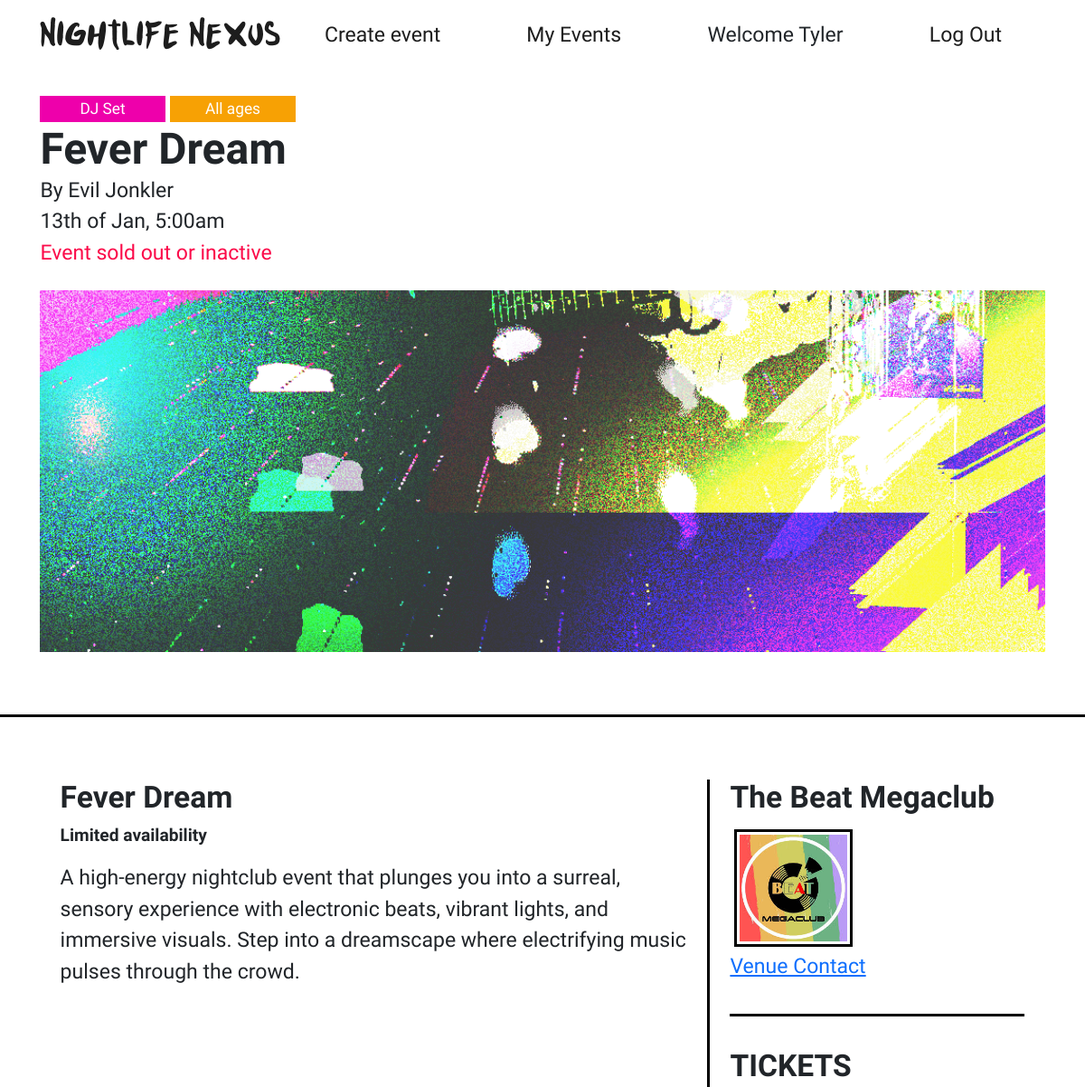
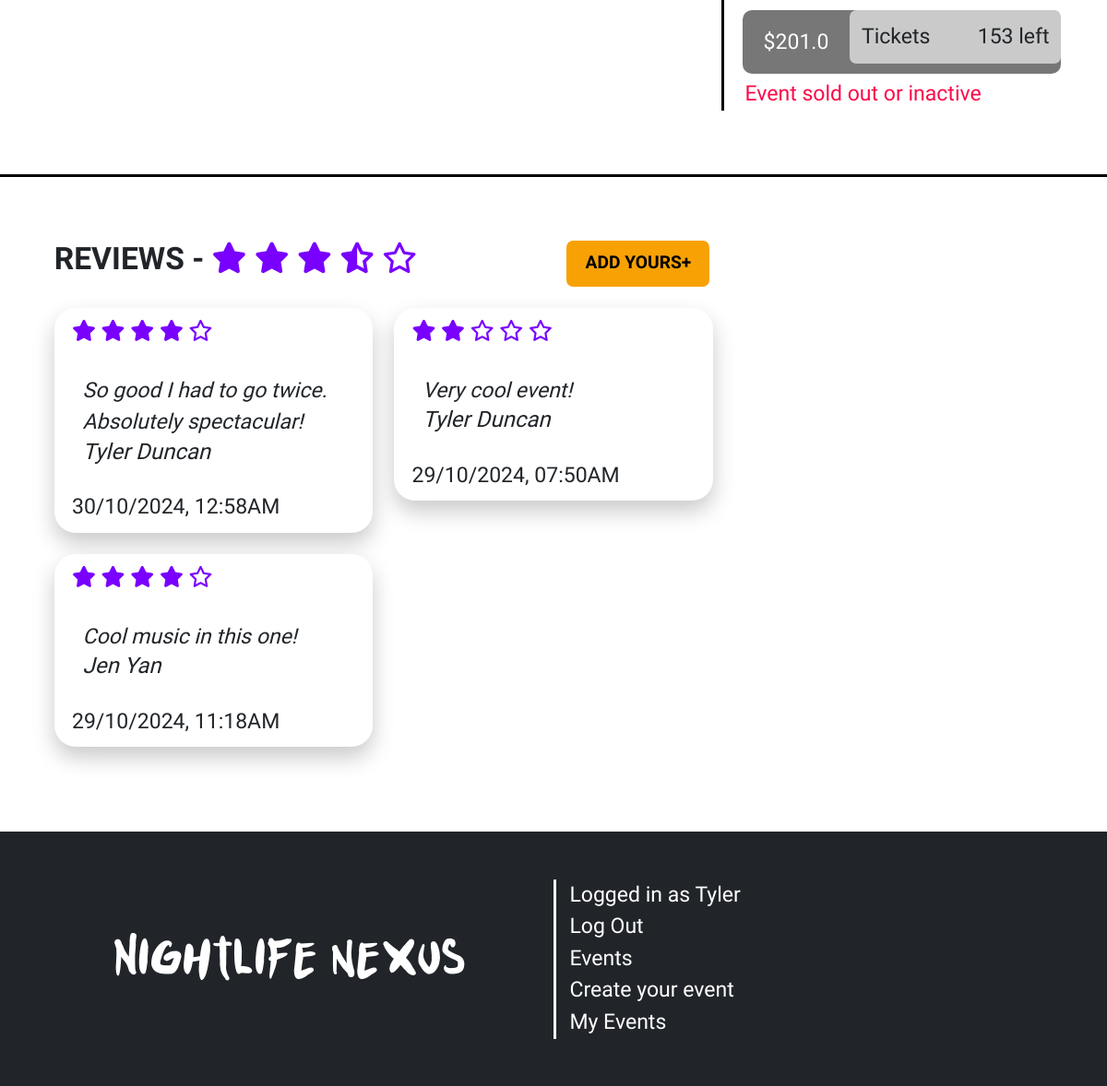
Screenshot of /events/2 (signed in) with the database file from the repository (2 pictures, top to bottom).
### website/models.py (models this page shows, shortened)
class User(db.Model, UserMixin):
    __tablename__ = 'users'
    id = db.Column(db.Integer, primary_key=True)
    first_name = db.Column(db.String(50), nullable=False)
    surname = db.Column(db.String(50), nullable=False)
    email = db.Column(db.String(120), unique=True, nullable=False)
    password = db.Column(db.String(255), nullable=False)  # Make sure to hash passwords in practice
    contact_number = db.Column(db.String(15), nullable=False)
    street_address = db.Column(db.String(255), nullable=False)

class Events(db.Model):
    __tablename__ = 'events'
    id = db.Column(db.Integer, primary_key=True)
    title = db.Column(db.String(50), nullable=False)
    desc = db.Column(db.String(200), nullable=False)
    image = db.Column(db.String(100), nullable=False)  # Store the image file path
    date = db.Column(db.Integer, nullable=False)       # Store the selected date of the event
    month = db.Column(db.String(3), nullable=False)    # Store the selected month ('Jan', 'Feb')
    nightclub = db.Column(db.String(50), nullable=False)
    event_type = db.Column(db.String(50), nullable=False)
    age_range = db.Column(db.String(50), nullable=False)
    user_id = db.Column(db.Integer, db.ForeignKey('users.id'))
    time = db.Column(db.String(7), nullable=False)
    price = db.Column(db.Float(2), nullable=False)
    tickets = db.Column(db.Integer, nullable=False)

class Review(db.Model):
    __tablename__ = 'reviews'
    id = db.Column(db.Integer, primary_key=True)
    rating = db.Column(db.Integer, nullable=False)
    review_text = db.Column(db.String(500), nullable=False)
    author = db.Column(db.String(100), nullable=False, default='Anonymous')
    date_posted = db.Column(db.DateTime, default=datetime.utcnow())
    user_id = db.Column(db.Integer, db.ForeignKey('users.id'), nullable=False)  # Linking to the User model
    event_id = db.Column(db.Integer, db.ForeignKey('events.id'), nullable=False)  # Linking to the Events model

### website/events.py (the view)
@event_bp.route('/<id>')
def show(id):
    bookingForm = BookEvent()
    event = db.session.scalar(db.select(Events).where(Events.id == id))
    creator = db.session.scalar(db.select(User).where(User.id == event.user_id))
    status = inactive(event.date, event.month)
    event.date = ordinal(event.date)
    reviews = Review.query.filter_by(event_id=id).order_by(Review.date_posted.desc()).all()
    sum = 0
    avg = 0
    if reviews:
        for i in reviews:
           sum += i.rating
        avg = round((sum / len(reviews))*2)/2
    if not event:
        abort(404)
    return render_template('events/event.html', event=event, form=bookingForm, creator=creator, reviews=reviews, inactive=status, reviewAvg=avg )

### website/__init__.py (called while the page is built)
def inactive(date, month):
   months = ['Jan','Feb','Mar','Apr','May','Jun','Jul','Aug','Sep','Oct','Nov','Dec']
   curr = datetime.today().strftime('%Y-%m-%d')
   eventDate = datetime.strptime(f'{date}/{months.index(month)+1}/{curr[:4]}', "%d/%m/%Y")
   if datetime.now().date() > eventDate.date():
      return True
   else:
      return False

def ordinal(n: int):
    if 11 <= (n % 100) <= 13:
        suffix = 'th'
    else:
        suffix = ['th', 'st', 'nd', 'rd', 'th'][min(n % 10, 4)]
    return str(n) + suffix

def create_app():
    app = Flask(__name__)  # This is the name of the module/package that is calling this app
    app.debug = True
    app.secret_key = 'somesecretkey'
    app.config['SQLALCHEMY_DATABASE_URI'] = 'sqlite:///event_booking.db'  # Use one database
    app.config['SQLALCHEMY_TRACK_MODIFICATIONS'] = False  # To suppress SQLAlchemy warning
    db.init_app(app)
    Bootstrap5(app)
    login_manager = LoginManager()
    login_manager.login_view = 'auth.login'
    login_manager.init_app(app)
    from .models import User
    @login_manager.user_loader
    def load_user(user_id):
        return db.session.scalar(db.select(User).where(User.id == user_id))
    from . import views
    app.register_blueprint(views.main_bp)
    from . import events
    app.register_blueprint(events.event_bp)
    from . import auth
    app.register_blueprint(auth.auth_bp)
    return app

### website/templates/events/event.html (shortened to what this page needs)
{% extends 'base.html' %}
{% from 'bootstrap5/form.html' import render_form %}
{% block content %}
<div class="event">
    <div class="container">
        <div class="row">
            <div class="col">
                <span class="badge ev-{{ event.event_type}}">
                    {% if event.event_type == 'theme' %}Themed Party{% elif event.event_type == 'rave' %}Rave{% else %}DJ Set{% endif %}
                </span>
                <span class="badge age-{{ event.age_range }}">
                    {% if event.age_range == 'ov18' %}Over 18s{% elif event.age_range == 'un18' %}Under 18s{% else %}All ages{% endif %}
                </span>
                <h1>{{ event.title }}</h1>
                <p>By {{ creator.first_name }} {{ creator.surname }}</p>
                <p>{{ event.date }} of {{ event.month }}, {{ event.time }}</p>
                {% if event.tickets == 0 or inactive %}
                <p style="color: var(--main-red)">Event sold out or inactive</p>
                {% endif %}
                <div class="bg-event" style="background-image: url({{event.image}})"></div>
            </div>
        </div>
    </div>
    <div class="border-top"></div>
    <div class="container">
        <div class="row row-spacing">
            <div class="col-lg-8 border-end">
                <h3>{{event.title}}</h3>
                {% if event.tickets == 0 %}
                <h6 style="color: var(--main-red)">Event sold out</h6>
                {% else %}
                <h6>Limited availability</h6>
                {% endif %}
                <p>{{event.desc}}<br><br></p>
            </div>
            <div class="col-lg-4">
                <div class="row">
                    <div class="col">
                        <h3>{{event.nightclub}}</h3>
                        <div class="d-flex">
                            <img class="img-thumbnail" src="/static/img/{{ event.nightclub }}.jpg">
                        </div>
                        <a href="https://www.youtube.com/watch?v=yfvNM_opeJc">Venue Contact</a>
                    </div>
                </div>
                <div class="border-top spacing"></div>
                <div class="row tickets">
                    <h3>TICKETS</h3>
                    {% if event.tickets == 0 or inactive %}
                        <span class="btn-ticket disabled">
                            ${{ event.price }}
                            <button type="button" class="btn">
                                <span class="float-start">Tickets</span>
                                <span class="float-end">{{ event.tickets }} left</span>
                            </button>
                        </span>
                        <p style="color: var(--main-red)">Event sold out or inactive</p>
                    {% endif %}
                </div>
            </div>
        </div>
    </div>
    <div class="border-top spacing"></div>
    <div class="container">
        <div class="row row-spacing">
            <div class="col-md-6">
                <h3>REVIEWS -
                {% if reviews %}
                    {% for i in range(1,6) %}
                    <i class="{% if (reviewAvg-i) == -0.5 %}fa-solid fa-star-half-stroke{% elif reviewAvg >= i %}fa-solid fa-star{%else%}fa-regular fa-star{%endif%}"></i>
                    {% endfor %}
                {% else %}
                    No reviews
                {% endif %}
                </h3>
            </div>
            <div class="col-md-6">
                <button class="btn btn-review" type="button" data-bs-toggle="collapse" data-bs-target="#addReview" aria-expanded="false" aria-controls="addReview">Add yours</button>
            </div>
            <div class="col-md-12 reviews">
                {% for review in reviews %}
                    <div class="card">
                        <div class="card-header">
                            {% for i in range(1, 6) %}
                                <i class="fa {% if i <= review.rating %}fa-solid{% else %}fa-regular{% endif %} fa-star"></i>
                            {% endfor %}
                        </div>
                        <div class="card-body">
                            <p>{{ review.review_text }}</p>
                            <h5>{{ review.author }}</h5>
                        </div>
                        <div class="card-footer d-flex align-items-center">
                            <div class="d-flex flex-column">
                                <p>{{ review.date_posted.strftime('%d/%m/%Y, %I:%M%p') }}</p>
                            </div>
                        </div>
                    </div>
                {% endfor %}
            </div>
        </div>
    </div>
</div>
{% endblock %}

### website/templates/base.html (shortened to what this page needs)
<html lang="en">
<head>
    <link href="https://cdn.jsdelivr.net/npm/bootstrap@5.3.3/dist/css/bootstrap.min.css" rel="stylesheet">
    <link href="/static/style/style.css" rel="stylesheet">
</head>
<body>
    <main class="{{background}}">
        <header class="navbar navbar-expand-lg flex-column">
            <div class="container">
                <a href="/"><h3 class="logo">Nightlife Nexus</h3></a>
                <div class="collapse navbar-collapse" id="navbar">
                    <ul class="navbar-nav nav w-100">
                        <li class="nav-item flex-fill"><a href="{{ url_for('events.create') }}">Create event</a></li>
                        <li class="nav-item flex-fill"><a href="{{ url_for('events.bookings') }}">My Events</a></li>
                        {% if current_user.is_authenticated %}
                        <li class="nav-item flex-fill"><p style="margin: 0">Welcome {{current_user.first_name}}</p></li>
                        <li class="nav-item flex-fill"><a href="{{ url_for('auth.logout') }}">Log Out</a></li>
                        {% else %}
                        <li class="nav-item flex-fill"><a href="{{ url_for('auth.register') }}">Register</a></li>
                        <li class="nav-item flex-fill"><a href="{{ url_for('auth.login') }}">Log In</a></li>
                        {% endif %}
                    </ul>
                </div>
            </div>
        </header>
        {% block content %}
        {% endblock %}
    </main>
    <footer>
        <div class="container">
            <div class="row align-items-center">
                <div class="col-md-6 d-flex justify-content-center align-items-center">
                    <h1 class="logo">Nightlife nexus</h1>
                </div>
                <div class="col-md-6 d-flex border-start align-items-center">
                    <ul class="list-group list-group-flush">
                        {% if current_user.is_authenticated %}
                        <li class="list-group-item"><p style="margin:0; color: white">Logged in as {{current_user.first_name}}</p></li>
                        <li class="list-group-item"><a href="{{ url_for('auth.logout') }}">Log Out</a></li>
                        {% else %}
                        <li class="list-group-item"><a href="{{ url_for('auth.login') }}">Log In</a></li>
                        {% endif %}
                        <li class="list-group-item"><a href="/">Events</a></li>
                        <li class="list-group-item"><a href="/events/create">Create your event</a></li>
                        <li class="list-group-item"><a href="/bookings">My Events</a></li>
                    </ul>
                </div>
            </div>
        </div>
    </footer>
</body>
</html>

### website/static/style/style.css (style rules this page uses)
:root { --main-blue: #0083ff; --main-purple: #7900ff; --main-pink: #ee00ab; --main-green: #00eeb1; --main-yellow: #f7e204; --main-red: #fb0a49; --main-orange: #f7a104; --purple-2: #4b3bff; --main-grey: #cacaca; }
html, body { font-family: "Lexend", sans-serif; font-weight: 400; font-size: 1.2em; min-height: 100vh; }
.navbar { text-align: center; padding: 1rem; }
.navbar a, .navbar button { transition: 200ms ease-in-out; color: #1d1d1d; text-decoration: none; }
footer a, footer button { transition: 200ms ease-in-out; }
.logo { font-family: "Punkboy"; margin: 0; text-align: center; }
h1, h2, h3 { font-family: "Lexend Exa", system-ui; font-optical-sizing: auto; font-weight: 700; font-style: normal; }
footer { background: var(--bs-body-color); min-height: 12em; display: flex; align-items: center; justify-content: center; color: white; }
footer ul { text-align: left; }
footer .list-group-item { background: none; padding: 0.2em; }
footer a, footer button { color: white; text-decoration: none; padding: 0; }
footer .border-end, footer .border-start { border-color: white !important; }
ul { margin-bottom: 0; }
.list-group-flush .list-group-item { border: none; background: transparent; padding: 0; }
.card { box-shadow: 0 0.5em 1em #cacaca; border: none; border-radius: 0px; overflow: clip; border-radius: 0; }
.card h5, .card p { margin: 0; }
.badge { display: inline-block; border-radius: 0; font-weight: 500; }
.ev-dj { background: var(--main-pink) }
.age-all { background: var(--main-orange) }
.event { margin-top: 1em; }
.event .badge { min-width: 8em; }
.event p, h1 { margin: 0; }
.bg-event { height: 50vh; width: auto; margin: 1em 0 3em 0; background-size: cover; background-position: 100% 100%; }
.border-top, .border-bottom, .border-end, .border-start { border-color: black !important; border-width: 3px !important; }
.event h6 { font-weight: 600; margin-bottom: 1em; }
.row-spacing { margin: 3em 0; }
.event .col-lg-8, .event .col-lg-4 { padding: 0 2%; }
.img-thumbnail { border: 3px black solid; padding: 3px; border-radius: 0; margin-right: 1em; margin: 5px; height: fit-content !important; width: 40%; }
.spacing { margin: 1.5em 0; }
.btn-ticket { font-size: 1.2rem; display: flex; padding: 0; justify-content: space-between; background: black; width: 15em; margin: 0.2em 0.5em; color: white; height: 3em; border-radius: 10px; padding-left: 1em; align-items: center; }
.btn-ticket .btn { font-size: 1.2rem; background: linear-gradient(to right, var(--main-grey) 0%, var(--main-grey) 50%, var(--purple-2) 50%, var(--main-purple) 100%); background-size: 210% 100%; background-position: 1%; width: 11em; padding: 0 0.5em; height: 2.5em; margin-bottom: 0.5em; transition: 200ms ease-in-out; margin-left: 1em; }
.btn-ticket.disabled { background: #777; }
.btn-ticket.disabled .btn { cursor: not-allowed; }
.btn-review { background: var(--main-orange); color: black; padding: 0.5em 1em; font-weight: bold; text-transform: uppercase; }
.btn-review[aria-expanded="false"]::after { content: "+"; }
.reviews { margin-top: 1em; columns: 300px auto; }
.fa-star, .fa-star-half-stroke { color: var(--main-purple); }
.reviews .card-header, .reviews .card-footer { border: none; background: none; }
.reviews .card-body { background: white; font-style: italic; border-radius: 10px 10px 10px 2em; margin: 0 0.5em; }
.reviews .card { border-radius: 1em; width: 100%; display: inline-block; margin-bottom: 1em; }

### rows the page displays
User: first_name "Tyler"
Events: title "Fever Dream", date "13th", month "Jan", time "5:00am", image (picture), desc "A high-energy nightclub event that plunges you into a surreal, sensory experience with electronic beats, vibrant lights, and immersive visuals. Step into a dreamscape where electrifying music pulses through the crowd.", nightclub "The Beat Megaclub", nightclub (picture), price "201.0", tickets "153"
User: first_name "Evil", surname "Jonkler"
Review: rating 4 (drawn), review_text "So good I had to go twice. Absolutely spectacular!", author "Tyler Duncan", date_posted "30/10/2024, 12:58AM"
Review: rating 4 (drawn), review_text "Cool music in this one!", author "Jen Yan", date_posted "29/10/2024, 11:18AM"
Review: rating 2 (drawn), review_text "Very cool event!", author "Tyler Duncan", date_posted "29/10/2024, 07:50AM"
